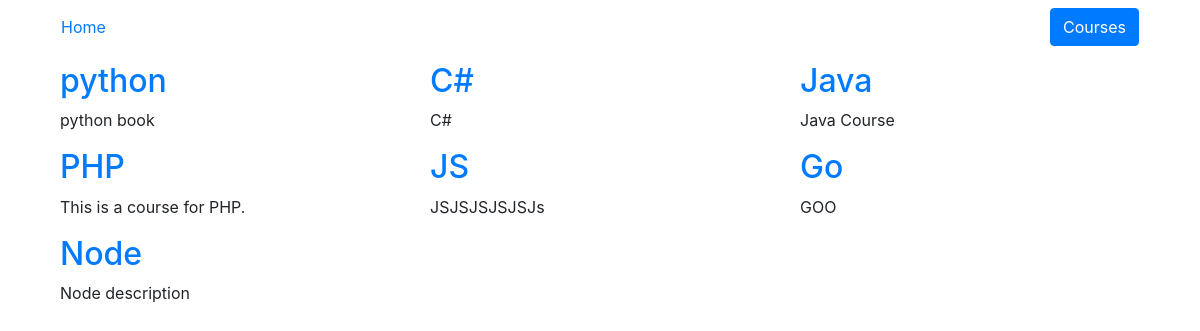
Page /courses/ on the committed database.
### courses/models.py (models this page shows, shortened)
class Course(models.Model):
	create_at = models.DateTimeField(auto_now_add = True)
	title = models.CharField(max_length=255)
	description = models.TextField()

### courses/views.py (the view)
def get_courses(request):
	courses = Course.objects.all()
	return render(request, 'courses/get_courses.html', {'courses':courses})

### courses/templates/courses/get_courses.html (shortened to what this page needs)
{% extends 'layout.html' %}
{% block coursesActive %}btn btn-primary{% endblock %}
{% block courses %}
<div class="container">
    <div class="row ">
    	{% for course in courses %}
    	<div class="col-md-4">
    <h2><a href={% url 'courses:course_de' pk=course.pk %}>{{ course.title }}</a></h2>
       <p>{{ course.description }}</p>
         </div>
       {% endfor %}
    </div>
</div>
{% endblock %}

### rows in the picture
Course: title "python", description "python book"
Course: title "C#", description "C#"
Course: title "Java", description "Java Course"
Course: title "PHP", description "This is a course for PHP."
Course: title "JS", description "JSJSJSJSJSJs"
Course: title "Go", description "GOO"
Course: title "Node", description "Node description"
